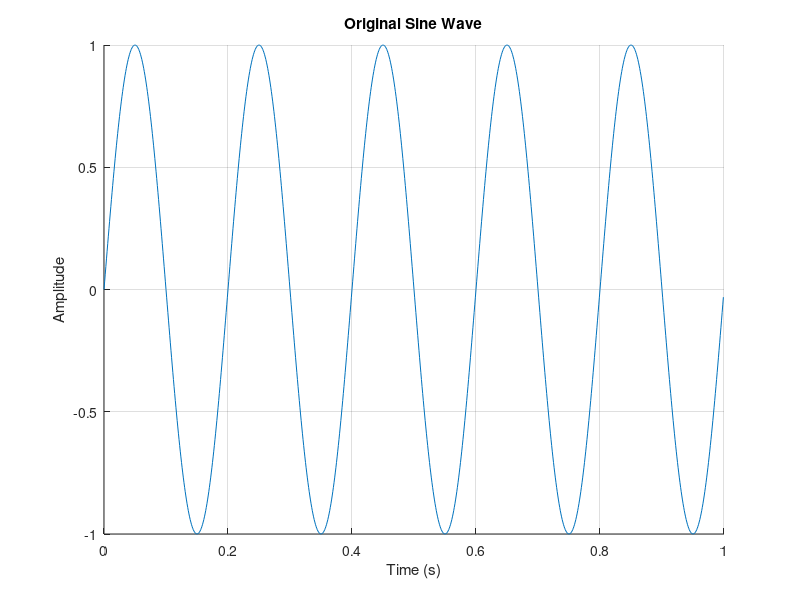
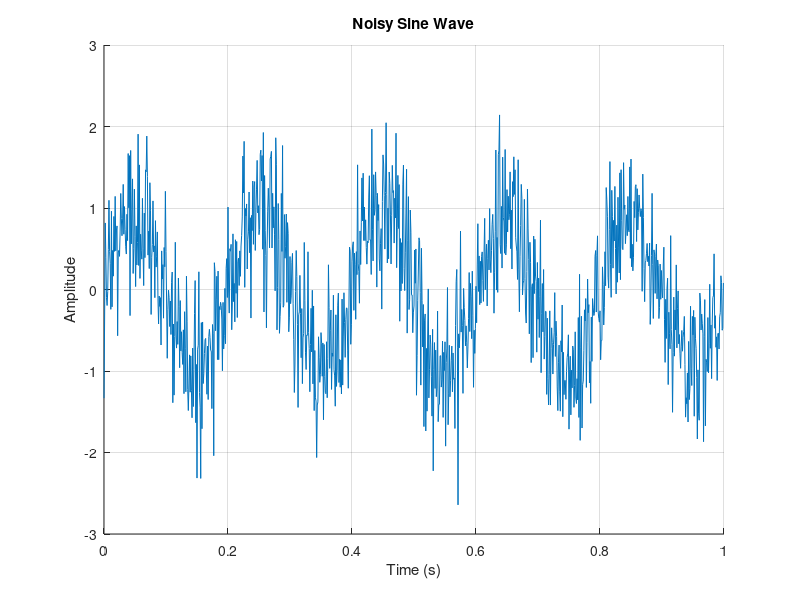
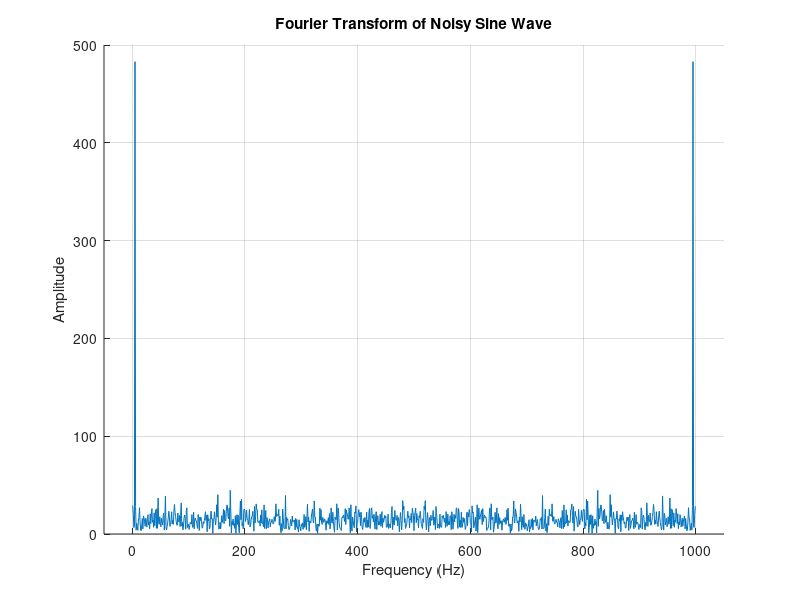
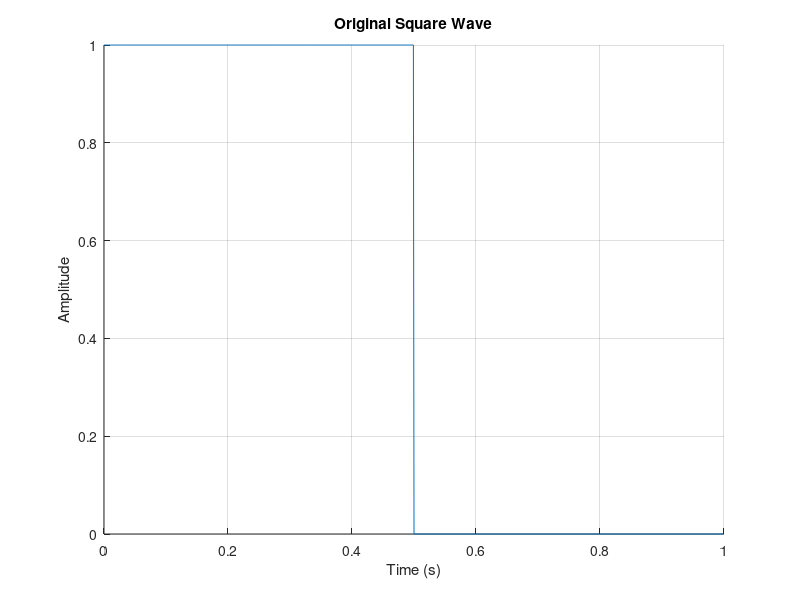

Source code (MATLAB) for these figures, in order:
clc
clear
close all

% パラメータ設定
dt = 0.001; % 1ステップの時間 [秒]
times = 0:dt:1-dt; % 時間ベクトル
N = length(times); % サンプル数
Tp = 0.4; % 時定数

f = 5; % サイン波の周波数 [Hz]
sigma = 0.5; % ノイズの分散

rng(1); % 乱数シードの設定

% サイン波の生成
x_s = sin(2 * pi * times * f);
x = x_s + sigma * randn(1, N);

% 矩形波の生成
y_s = zeros(1, N);
y_s(1:floor(N/2)) = 1;
y = y_s + sigma * randn(1, N);

% フーリエ変換の実行
X = fft(x);
Y = fft(y);

% 周波数ベクトルの生成
f_vec = (0:N-1)*(1/(N*dt));

% 元のサイン波のプロット
figure;
grid on
hold on
plot(times, x_s);
title('Original Sine Wave');
xlabel('Time (s)');
ylabel('Amplitude');

% ノイズを加えたサイン波のプロット
figure;
grid on
hold on
plot(times, x);
title('Noisy Sine Wave');
xlabel('Time (s)');
ylabel('Amplitude');

% サイン波のフーリエ変換結果のプロット
figure;
grid on
hold on
plot(f_vec, abs(X));
title('Fourier Transform of Noisy Sine Wave');
xlim([-50 1050]);
xlabel('Frequency (Hz)');
ylabel('Amplitude');

% 元の矩形波のプロット
figure;
grid on
hold on
plot(times, y_s);
title('Original Square Wave');
xlabel('Time (s)');
ylabel('Amplitude');

% ノイズを加えた矩形波のプロット
figure;
grid on
hold on
plot(times, y);
title('Noisy Square Wave');
xlabel('Time (s)');
ylabel('Amplitude');

% 矩形波のフーリエ変換結果のプロット
figure;
grid on
hold on
plot(f_vec, abs(Y));
title('Fourier Transform of Noisy Square Wave');
xlim([-50 1050]);
xlabel('Frequency (Hz)');
ylabel('Amplitude');

% １時遅れ系ローパスフィルタの適用
% 実装方法に関しては研究室のプログラム参照
phi_r = x; % サイン波のノイズを加えた信号を使用
phi_r_f = zeros(size(phi_r));
D_phi_r_f = zeros(size(phi_r));

for i = 1:length(phi_r)
    if i == 1
        phi_r_f(i) = phi_r(i);
        D_phi_r_f(i) = 0;
    else
        D_phi_r_f(i) = (1/Tp) * (phi_r(i) - phi_r_f(i-1));
        phi_r_f(i) = D_phi_r_f(i) * dt + phi_r_f(i-1);
    end
end

% ローパスフィルタ後のサイン波のプロット
figure;
grid on
hold on
plot(times, phi_r_f);
title('Low-Pass Filtered Sine Wave');
xlabel('Time (s)');
ylabel('Amplitude');

% ローパスフィルタの適用
phi_r = y; % 矩形波のノイズを加えた信号を使用
phi_r_f = zeros(size(phi_r));
D_phi_r_f = zeros(size(phi_r));

for i = 1:length(phi_r)
    if i == 1
        phi_r_f(i) = phi_r(i);
        D_phi_r_f(i) = 0;
    else
        D_phi_r_f(i) = (1/Tp) * (phi_r(i) - phi_r_f(i-1));
        phi_r_f(i) = D_phi_r_f(i) * dt + phi_r_f(i-1);
    end
end

% ローパスフィルタ後の矩形波のプロット
figure;
grid on
hold on
plot(times, phi_r_f);
title('Low-Pass Filtered Square Wave');
xlabel('Time (s)');
ylabel('Amplitude');
